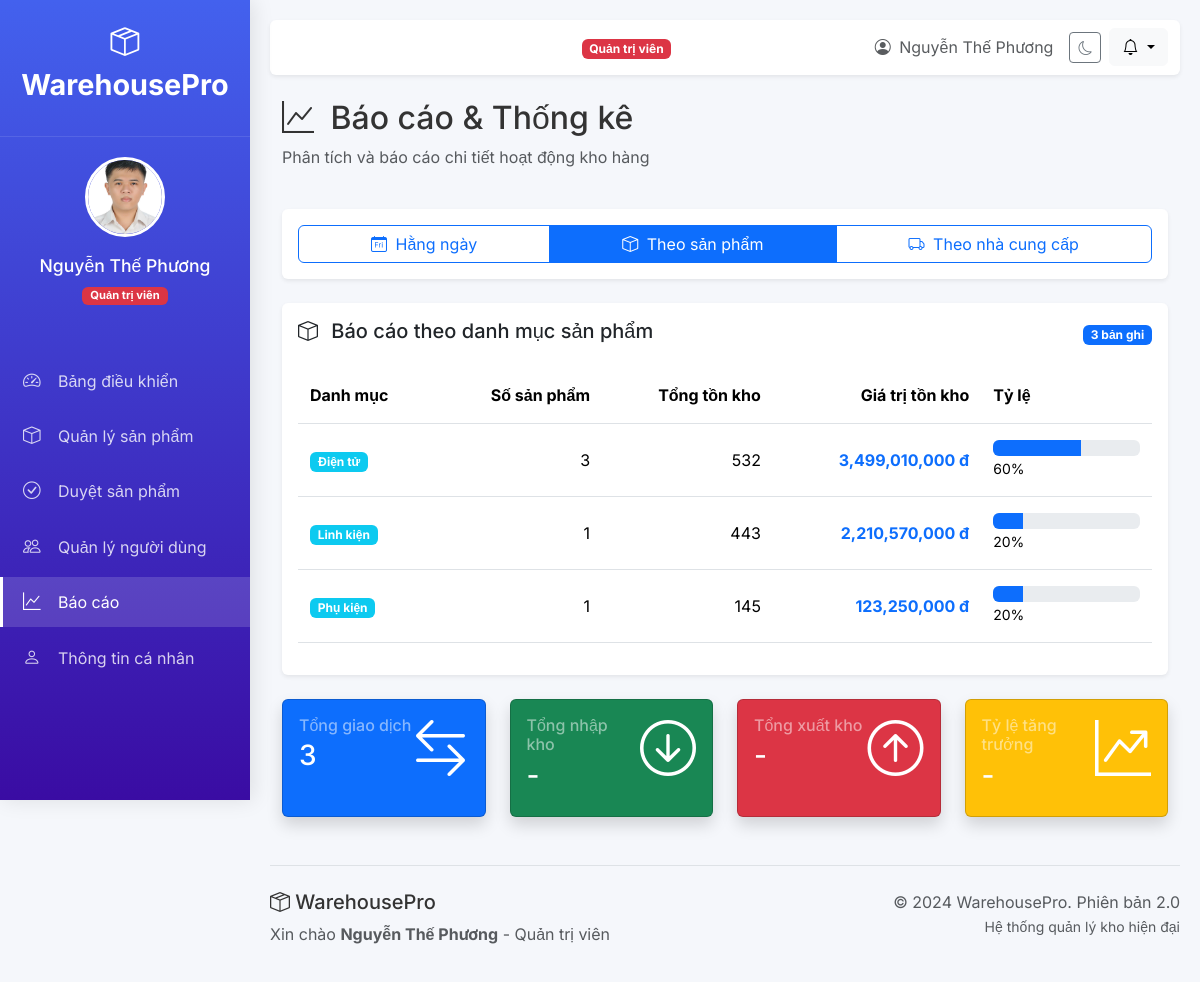
The page /reports?type=products (signed in) on the database as committed earlier.
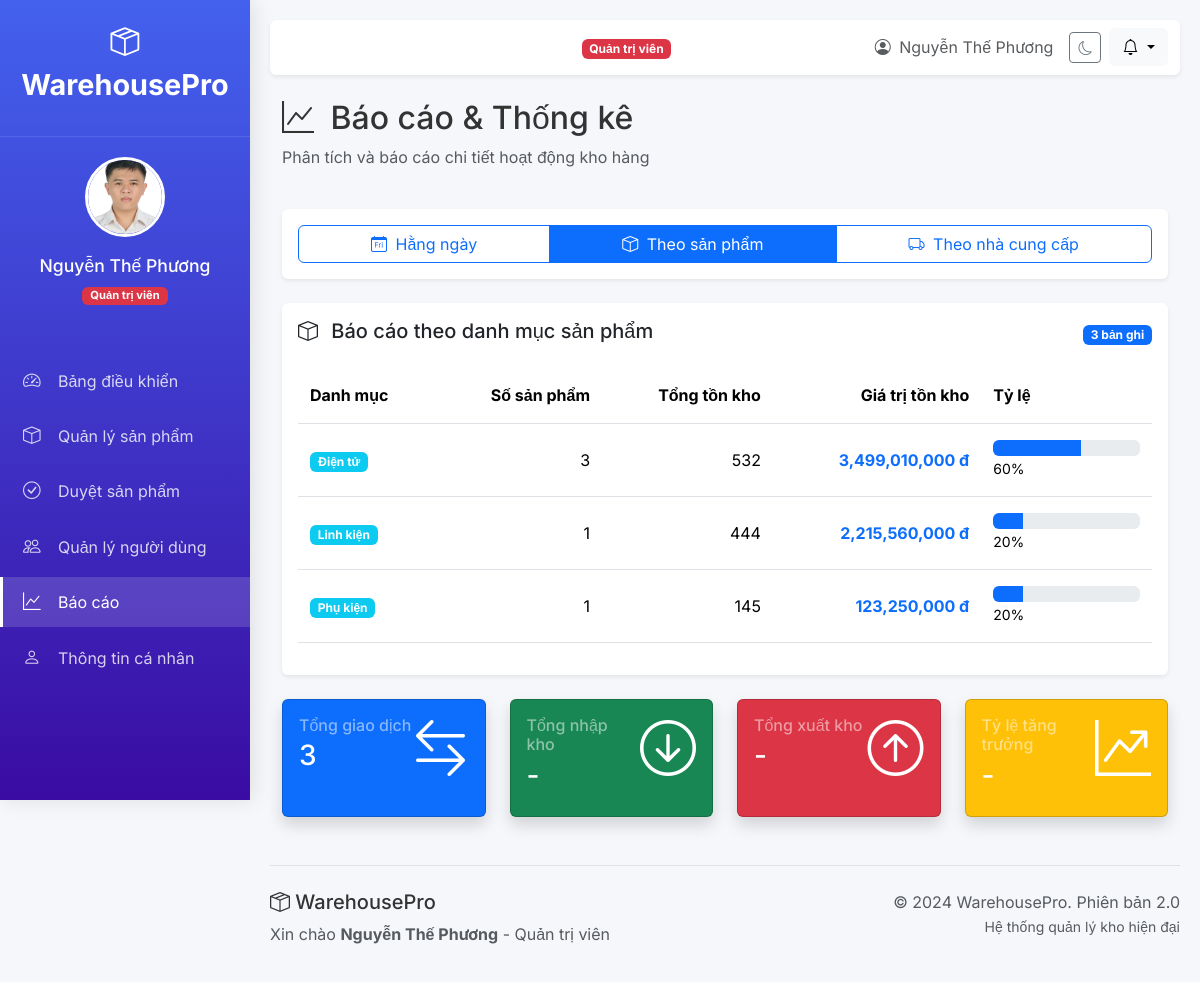
The same page on the database as committed later.
### tables this page shows
CREATE TABLE products (
            id INTEGER PRIMARY KEY AUTOINCREMENT,
            name TEXT NOT NULL,
            category TEXT NOT NULL,
            sku TEXT UNIQUE,
            stock INTEGER DEFAULT 0,
            min_stock INTEGER DEFAULT 5,
            price DECIMAL(10,2),
            supplier TEXT,
            supplier_country TEXT,
            manufacturer TEXT,
            distributor TEXT,
            location TEXT,
            description TEXT,
            image_url TEXT,
            status TEXT DEFAULT 'pending', -- pending/approved/rejected
            added_by INTEGER,
            approved_by INTEGER,
            last_updated TIMESTAMP DEFAULT CURRENT_TIMESTAMP,
            FOREIGN KEY (added_by) REFERENCES users (id),
            FOREIGN KEY (approved_by) REFERENCES users (id)
        );

### main.py (the view)
@app.get("/reports", response_class=HTMLResponse)
async def reports_page(request: Request):
    user = get_current_user(request)
    if not user:
        return RedirectResponse("/login", status_code=302)
    conn = get_db_connection()
    cursor = conn.cursor()
    report_type = request.query_params.get('type', 'daily')
    if report_type == 'daily':
        cursor.execute('''
            SELECT DATE(created_at) as date,
                   COUNT(*) as transactions,
                   SUM(CASE WHEN type='in' THEN quantity ELSE 0 END) as stock_in,
                   SUM(CASE WHEN type='out' THEN quantity ELSE 0 END) as stock_out
            FROM transactions
            WHERE DATE(created_at) >= DATE('now', '-30 days')
            GROUP BY DATE(created_at)
            ORDER BY date DESC
        ''')
    elif report_type == 'products':
        cursor.execute('''
            SELECT p.category,
                   COUNT(*) as product_count,
                   SUM(p.stock) as total_stock,
                   SUM(p.stock * COALESCE(p.price, 0)) as total_value
            FROM products p
            WHERE p.status = 'approved'
            GROUP BY p.category
            ORDER BY total_value DESC
        ''')
    elif report_type == 'suppliers':
        cursor.execute('''
            SELECT supplier, supplier_country,
                   COUNT(*) as product_count,
                   SUM(stock) as total_stock,
                   SUM(stock * COALESCE(price, 0)) as total_value
            FROM products
            WHERE status = 'approved'
            GROUP BY supplier, supplier_country
            ORDER BY product_count DESC
        ''')
    elif report_type == 'staff' and user["role"] == "admin":
        cursor.execute('''
            SELECT u.full_name, u.email,
                   COUNT(p.id) as product_count,
                   SUM(CASE WHEN p.status='approved' THEN 1 ELSE 0 END) as approved_count,
                   SUM(CASE WHEN p.status='pending' THEN 1 ELSE 0 END) as pending_count
            FROM users u
            LEFT JOIN products p ON u.id = p.added_by
            WHERE u.role = 'staff'
            GROUP BY u.id
            ORDER BY product_count DESC
        ''')
    else:
        cursor.execute('''
            SELECT DATE(created_at) as date,
                   COUNT(*) as transactions
            FROM transactions
            GROUP BY DATE(created_at)
            ORDER BY date DESC
            LIMIT 10
        ''')
    report_data = [dict(row) for row in cursor.fetchall()]
    growth_rate = 0
    if report_type == 'daily' and len(report_data) > 1:
        mid = len(report_data) // 2
        recent = report_data[:mid]
        older = report_data[mid:]
        recent_sum = sum(item['transactions'] for item in recent)
        older_sum = sum(item['transactions'] for item in older)
        if older_sum > 0:
            growth_rate = ((recent_sum - older_sum) / older_sum) * 100
        elif recent_sum > 0:
            growth_rate = 100.0
    conn.close()
    return templates.TemplateResponse(
        "reports.html",
        {
            "request": request,
            "title": "Báo cáo & Thống kê",
            "user": user,
            "report_type": report_type,
            "report_data": report_data,
            "growth_rate": growth_rate,
            "now": datetime.now
        }
    )

### templates/reports.html (shortened to what the changed rows need)
{% extends "base.html" %}
{% block content %}
<div class="row mb-4">
    <div class="col-12">
        <h2><i class="bi bi-graph-up me-2"></i> Báo cáo & Thống kê</h2>
    </div>
</div>
<div class="card shadow-sm border-0 mb-4"><div class="card-body">
    <div class="table-responsive mt-3">
        <table class="table table-hover" id="reportTable">
            <thead>
                {% if report_type == 'daily' %}
                <tr>
                    <th>Ngày</th>
                    <th class="text-end">Số giao dịch</th>
                    <th class="text-end">Nhập kho</th>
                    <th class="text-end">Xuất kho</th>
                    <th class="text-end">Chênh lệch</th>
                </tr>
                {% elif report_type == 'products' %}
                <tr>
                    <th>Danh mục</th>
                    <th class="text-end">Số sản phẩm</th>
                    <th class="text-end">Tổng tồn kho</th>
                    <th class="text-end">Giá trị tồn kho</th>
                    <th>Tỷ lệ</th>
                </tr>
                {% else %}
                <tr>
                    <th>Nhà cung cấp</th>
                    <th class="text-end">Số sản phẩm</th>
                    <th class="text-end">Tổng tồn kho</th>
                </tr>
                {% endif %}
            </thead>
            <tbody>
                {% for row in report_data %}
                <tr>
                    {% if report_type == 'daily' %}
                    <td>{{ row['date'] }}</td>
                    <td class="text-end">{{ row['transactions'] }}</td>
                    <td class="text-end text-success">+{{ row['stock_in'] }}</td>
                    <td class="text-end text-danger">-{{ row['stock_out'] }}</td>
                    <td class="text-end">
                        {% set diff = row['stock_in'] - row['stock_out'] %}
                        <span class="fw-bold {% if diff > 0 %}text-success{% elif diff < 0 %}text-danger{% endif %}">
                            {% if diff > 0 %}+{% endif %}{{ diff }}
                        </span>
                    </td>
                    {% elif report_type == 'products' %}
                    <td>
                        <span class="badge bg-info">{{ row['category'] }}</span>
                    </td>
                    <td class="text-end">{{ row['product_count'] }}</td>
                    <td class="text-end">{{ row['total_stock'] }}</td>
                    <td class="text-end fw-bold text-primary">{{ "{:,.0f}".format(row['total_value'] or 0) }} đ</td>
                    <td style="width: 20%;">
                        {% set total = report_data|sum(attribute='product_count') or 1 %}
                        <div class="progress">
                            <div class="progress-bar bg-primary"
                                style="width: {{ (row['product_count'] / total * 100)|int }}%">
                            </div>
                        </div>
                        <small>{{ (row['product_count'] / total * 100)|int }}%</small>
                    </td>
                    {% else %}
                    <td>{{ row['supplier'] }}</td>
                    <td class="text-end">{{ row['product_count'] }}</td>
                    <td class="text-end">{{ row['total_stock'] }}</td>
                    {% endif %}
                </tr>
                {% endfor %}
            </tbody>
        </table>
    </div>
</div></div>
{% endblock %}

Rows that differ between the two databases and show on the page:
changed products "Linh kiện": total_stock "443" → "444"; row "2,210,570,000" → "2,215,560,000"
